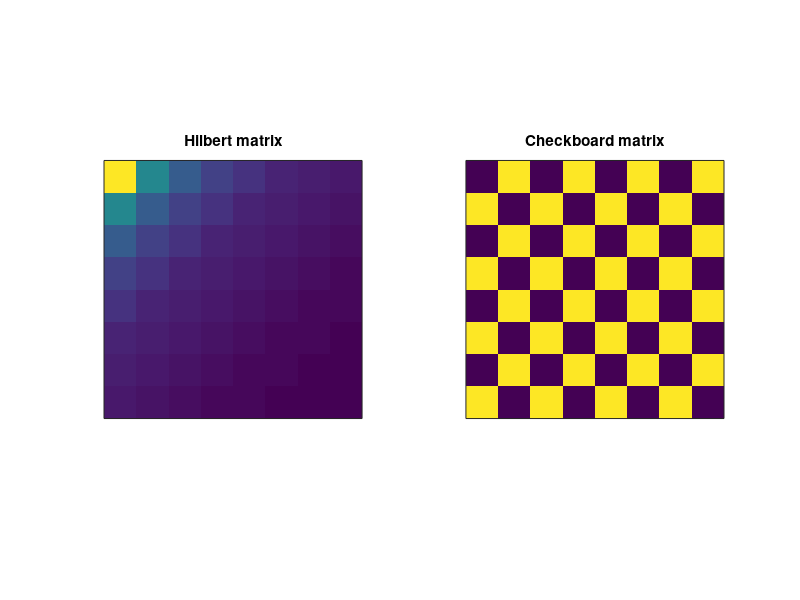
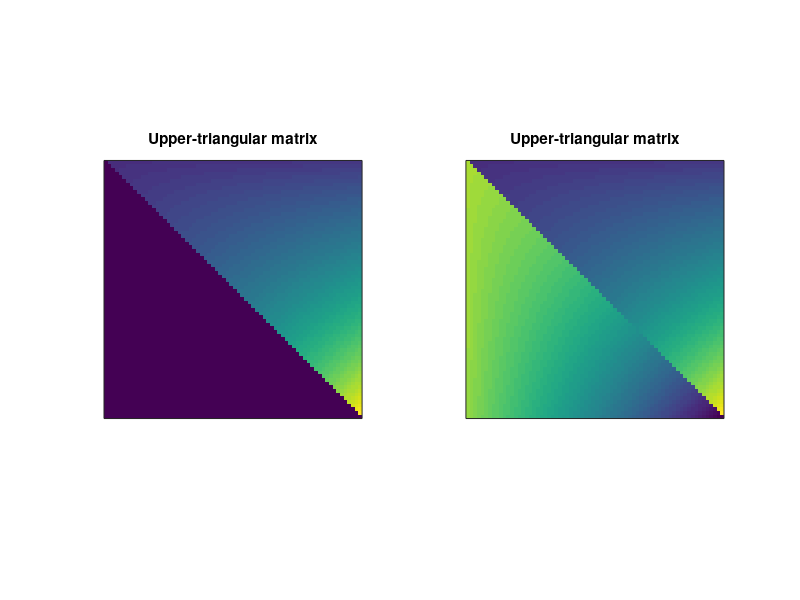

The MATLAB source for these figures, in order: (Note: this script raises an error after producing the figures.)
%%
%list dimentions
m = 8;

%intialize vartia
hilmat = zeros(m);
checkmat = zeros(m);

% now for loops
for i=1:m
    for j=1:m
        %denominator
        den = i+j-1;
        
        %and invert to find this element
        hilmat(i,j) = 1/den;
        
        %checkboard
        checkmat(i, j) = (-1)^den;
    end
end

%figure
figure(1), clf

subplot(121)
imagesc(hilmat)
axis square, title('Hilbert matrix')
set (gca,'xtick',[],'ytick',[])

subplot(122)
imagesc(checkmat)
axis square, title('Checkboard matrix')
set (gca,'xtick',[],'ytick',[])

%%
i = 0;

while i<5
    i=i+1;
    fprintf('%g ', i)
end
fprintf('\n')

i = 0;

while i<5
    fprintf('%g ', i)
    i=i+1;
end
fprintf('\n')

%%
m = 70;

%init matrix
outmat = zeros(m);
outmat2 = zeros(m);
%loop over rows and columns
for i=1:m
    for j=1:m
        %test wheter row index is less than colunm index
        if i<j
            outmat(i,j) = 1.03^sqrt(i*j);
        else
            outmat2(i,j) = 1.03^m - 1.03^sqrt(i*j);
        end
    end
end

outmat2 = outmat + outmat2

%figure
figure(2), clf

subplot(121)
imagesc(outmat)
axis square, title('Upper-triangular matrix')
set (gca,'xtick',[],'ytick',[],'clim', [0 1.03^m])

subplot(122)
imagesc(outmat2)
axis square, title('Upper-triangular matrix')
set (gca,'xtick',[],'ytick',[],'clim', [0 1.03^m])

%%

thresh = exp(-10);
[currval, startval] = deal(10);

%number of repetitions
nRep = 100;

%decay process
decayvar = nan(nRep, 1000);

for repi=1:nRep
    %reset the current value to original value
    counter = 0;

    %reset counter
    currval = startval;
    
    %stay in loop as long as true
    while currval>thresh
        %init counter
        counter = counter+1;
        
        %decrease target by randon fraction ([0 1])
        currval = currval * rand^(1/2);
        
        %update decay variable
        decayvar(repi, counter+1) =  currval;
    end
end
%plot
figure(3), clf
plot(nanmean(decayvar,1), 'ks-', 'linew',2,'markersize',15,'markerfacecolor','w')
xlabel('Iterations'), ylabel('Value')
title([num2str(counter) 'interations until threshold'])

%%
%"A" is the year
A = 0;

%formula
day1Jan = mod(1 +5*mod(A-1,4) + 4 * mod(A-1,100) + 6*mod(A-1,400), 7);

%match taht the correct string
switch day1Jan
    case 0, day = 'Sunday';
    case 1, day = 'Monday';
    case 2, day = 'Tuesday';
    case 3, day = 'Wednesday';
    case 4, day = 'Thursday';
    case 5, day = 'Friday';
    case 6, day = 'Saturday';
end

%find this year
thisYear = clock;
thisYear = thisYear(1);

if A>thisYear
    fprintf('1 January %g will be a %s\n',A,day);
else
    fprintf('1 January %g was a %s\n',A,day);
end